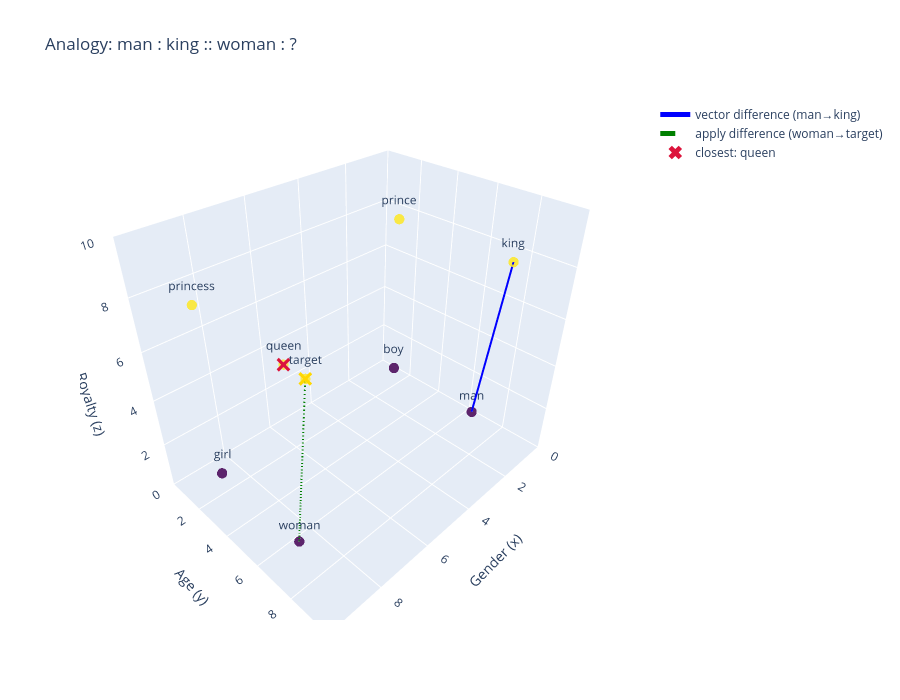

Here is the notebook cell this chart was saved with:
### Code cell
# Finding the closest word to the resulting vector
closest_word = None
closest_dist = float("inf")

# We can use Euclidean distance to find the closest word in the space to the resulting vector
for w, vec in words_3d.items():
    if w == "woman":
        continue
    # Compute Euclidean distance manually
    d = sum((a - b) ** 2 for a, b in zip(vec, result)) ** 0.5
    if d < closest_dist:
        closest_dist = d
        closest_word = w

# Prepare for plotting
arrows = [
    {'start': 'man', 'end': 'king', 'color': 'blue', 'name': 'vector difference (man→king)'},
    {'start': 'woman', 'end': 'target', 'color': 'green', 'name': 'apply difference (woman→target)', 'dash': 'dash'}
]
words_3d_with_target = dict(words_3d)
words_3d_with_target['target'] = result

highlight_points = [
    {'coords': result, 'color': 'gold', 'size': 5, 'symbol': 'x', 'label': 'target', 'name': 'analogy target', 'showlegend': False},
    {'word': closest_word, 'color': 'crimson', 'size': 5, 'label': closest_word, 'name': f'closest: {closest_word}', 'showlegend': True}
]

plot_words_3d(
    words_3d_with_target,
    arrows=arrows,
    highlight_points=highlight_points,
    colorscale="Viridis",
    title="Analogy: man : king :: woman : ?"
)

### Figure 1 — Plotly figure (JSON) as saved in the notebook; plotly's stock layout.template omitted (floating-point values rounded to 4 significant figures)
{"data": [{"marker": {"color": [1, 1, 1, 1, 8, 8, 8, 8, 8], "colorscale": [[0, "#440154"], [0.1111, "#482878"], [0.2222, "#3e4989"], [0.3333, "#31688e"], [0.4444, "#26828e"], [0.5556, "#1f9e89"], [0.6667, "#35b779"], [0.7778, "#6ece58"], [0.8889, "#b5de2b"], [1, "#fde725"]], "opacity": 0.85, "size": 6}, "mode": "markers+text", "showlegend": false, "text": ["man", "woman", "boy", "girl", "king", "queen", "prince", "princess", "target"], "textposition": "top center", "type": "scatter3d", "x": [1, 9, 1, 9, 1, 9, 1, 9, 9], "y": [7, 7, 2, 2, 8, 7, 2, 2, 8], "z": [1, 1, 1, 1, 8, 8, 8, 8, 8]}, {"line": {"color": "blue", "width": 4}, "mode": "lines", "name": "vector difference (man→king)", "type": "scatter3d", "x": [1, 1], "y": [7, 8], "z": [1, 8]}, {"line": {"color": "green", "dash": "dash", "width": 4}, "mode": "lines", "name": "apply difference (woman→target)", "type": "scatter3d", "x": [9, 9], "y": [7, 8], "z": [1, 8]}, {"marker": {"color": "gold", "size": 5, "symbol": "x"}, "mode": "markers+text", "name": "analogy target", "showlegend": false, "text": ["target"], "textposition": "top center", "type": "scatter3d", "x": [9], "y": [8], "z": [8]}, {"marker": {"color": "crimson", "size": 5, "symbol": "x"}, "mode": "markers+text", "name": "closest: queen", "showlegend": true, "text": ["queen"], "textposition": "top center", "type": "scatter3d", "x": [9], "y": [7], "z": [8]}], "layout": {"height": 700, "legend": {"itemsizing": "constant"}, "scene": {"xaxis": {"range": [0, 10], "title": {"text": "Gender (x)"}}, "yaxis": {"range": [0, 10], "title": {"text": "Age (y)"}}, "zaxis": {"range": [0, 10], "title": {"text": "Royalty (z)"}}}, "title": {"text": "Analogy: man : king :: woman : ?"}, "width": 900}}
